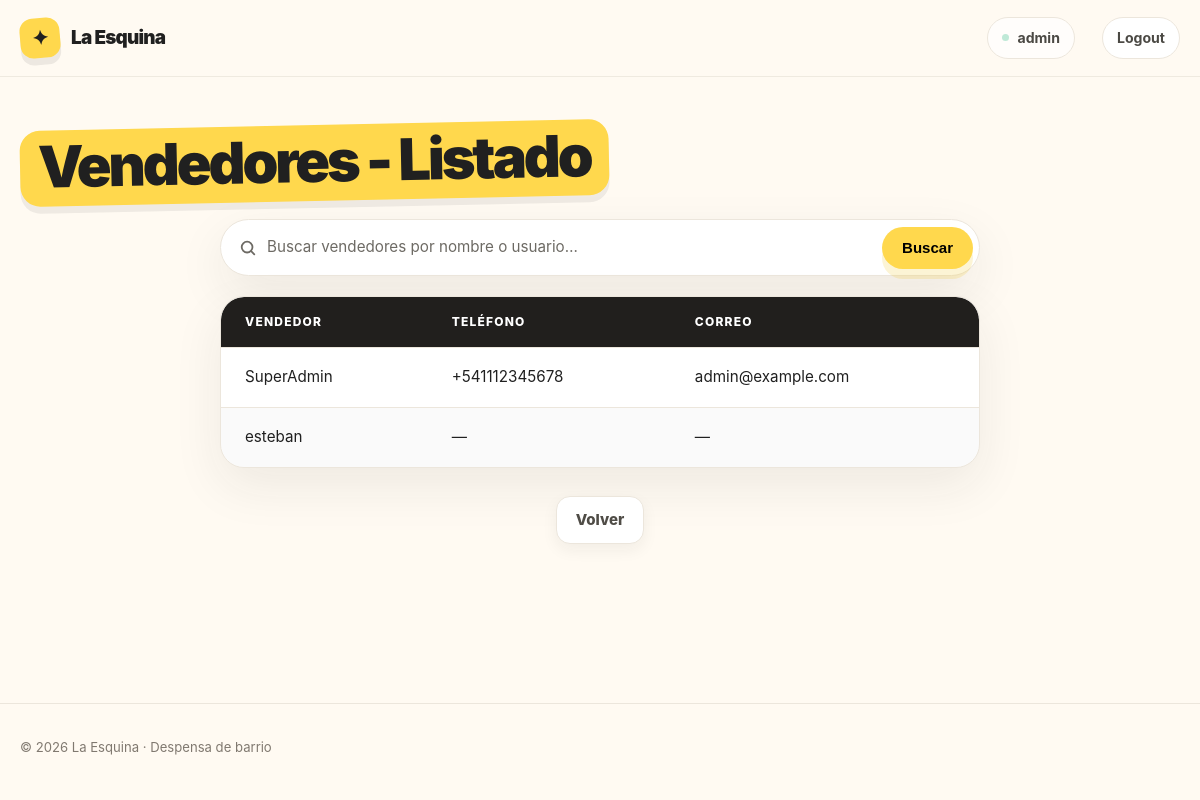
The page /ventas/vendedor/ (signed in) on the database its author committed.
### ventas/models/vendedor.py (models this page shows)
class Vendedor(models.Model):
    usuario = models.OneToOneField(
        settings.AUTH_USER_MODEL, on_delete=models.CASCADE, related_name="vendedor"
    )
    telefono = PhoneNumberField(blank=True)
    foto_perfil = models.ImageField(null=True, blank=True, upload_to="vendedores/perfiles/")
    def __str__(self) -> str:
        return self.usuario.get_full_name() or self.usuario.username
    class Meta:
        verbose_name = "Vendedor"
        verbose_name_plural = "Vendedores"

### ventas/views/vendedor.py (the view)
# urls.py: path("vendedor/", VendedorList.as_view(), name="vendedor_list"),
class VendedorList(ListView):
    model = Vendedor
    context_object_name = "vendedores"
    def get_queryset(self) -> QuerySet:
        busqueda = self.request.GET.get("busqueda", "").strip()
        vendedores = Vendedor.objects.select_related("usuario")
        if busqueda:
            vendedores = vendedores.filter(
                Q(usuario__first_name__icontains=busqueda)
                | Q(usuario__last_name__icontains=busqueda)
                | Q(usuario__username__icontains=busqueda)
            )
        return vendedores

### ventas/templates/ventas/vendedor_list.html
{% extends "core/base.html" %}
{% load static %}
{% block styles %}
    <link rel="stylesheet" href="{% static 'core/css/table.css' %}" />
    <link rel="stylesheet" href="{% static 'core/css/search.css' %}" />
{% endblock styles %}
{% block content %}
    <div class="container section">
        <div class="page-head">
            <h1 class="page-title">Vendedores - Listado</h1>
        </div>
        {% include "core/partials/search.html" with placeholder="Buscar vendedores por nombre o usuario…" label="Buscar vendedores" clear_url="ventas:vendedor_list" %}
        <table class="data-table">
            <thead>
                <tr>
                    <th>Vendedor</th>
                    <th>Teléfono</th>
                    <th>Correo</th>
                </tr>
            </thead>
            <tbody>
                {% for vendedor in vendedores %}
                    <tr>
                        <td>{{ vendedor }}</td>
                        <td>{{ vendedor.telefono|default:"—" }}</td>
                        <td>{{ vendedor.usuario.email|default:"—" }}</td>
                    </tr>
                {% empty %}
                    <tr>
                        <td class="table-empty" colspan="3">No hay vendedores disponibles.</td>
                    </tr>
                {% endfor %}
            </tbody>
        </table>
        <div class="page-actions">
            <a class="button button-secondary" href="{% url 'ventas:home' %}">Volver</a>
        </div>
    </div>
{% endblock content %}

### core/templates/core/partials/header.html (shortened to what this page needs)
<div class="nav">
    <div class="container nav-inner">
        <a href="/" class="brand" aria-label="La Esquina, inicio">
            <span class="brand-mark">✦</span>
            <span>La Esquina</span>
        </a>
        <nav class="nav-links" aria-label="Navegación principal">
            {% if user.is_authenticated %}
                <span class="nav-user">{{ user.username }}</span>
                <form action="{% url 'core:logout' %}" method="post">
                    <button class="nav-logout" type="submit">Logout</button>
                </form>
            {% else %}
                <a href="{% url 'core:login' %}" class="nav-cta">Acceder</a>
            {% endif %}
        </nav>
    </div>
</div>

### core/static/core/css/base.css (style rules this page uses)
:root { --bg: #fffaf2; --surface: #fff; --ink: #202020; --muted: #6d6a64; --line: #ece6dc; --yellow: #ffd84d; --coral: #ff806f; --mint: #bfe9d7; --blue: #cbdfff; --pink: #ffd3df; --shadow: 0 18px 50px rgba(32, 32, 32, 0.08); }
* { box-sizing: border-box; margin: 0; padding: 0; }
html { scroll-behavior: smooth; }
body { font-family: Inter, ui-sans-serif, system-ui, -apple-system, BlinkMacSystemFont, "Segoe UI", sans-serif; background: var(--bg); color: var(--ink); line-height: 1.5; display: flex; flex-direction: column; min-height: 100vh; }
a { color: inherit; text-decoration: none; }
.container { width: min(1160px, calc(100% - 40px)); margin: 0 auto; }

### core/static/core/css/nav.css (style rules this page uses)
.nav { position: sticky; top: 0; z-index: 20; background: rgba(255, 250, 242, 0.9); backdrop-filter: blur(14px); border-bottom: 1px solid rgba(236, 230, 220, 0.8); }
.nav-inner { min-height: 76px; display: flex; align-items: center; justify-content: space-between; gap: 24px; }
.brand { display: inline-flex; align-items: center; gap: 11px; font-weight: 900; font-size: 1.18rem; letter-spacing: -0.04em; }
.brand-mark { width: 40px; height: 40px; display: grid; place-items: center; border-radius: 13px; background: var(--yellow); transform: rotate(-5deg); font-size: 1.25rem; box-shadow: 0 7px 0 rgba(32, 32, 32, 0.08); }
.nav-links { display: flex; align-items: center; gap: 27px; color: #4b4944; font-size: 0.94rem; font-weight: 700; }
.nav-user { display: inline-flex; align-items: center; gap: 8px; padding: 9px 14px; border: 1px solid var(--line); border-radius: 999px; background: rgba(255, 255, 255, 0.72); color: #4b4944; font-size: 0.88rem; font-weight: 750; }
.nav-user::before { width: 7px; height: 7px; border-radius: 50%; background: var(--mint); content: ""; }
.nav-links form { display: flex; }
.nav-logout { padding: 9px 14px; border: 1px solid var(--line); border-radius: 999px; background: var(--surface); color: #4b4944; font: inherit; font-size: 0.88rem; font-weight: 750; cursor: pointer; transition: transform 0.2s ease, box-shadow 0.2s ease, border-color 0.2s ease; }

### core/static/core/css/components.css (style rules this page uses)
.page-title { display: inline-block; margin-bottom: 18px; padding: 6px 18px 10px; border-radius: 20px; background: var(--yellow); box-shadow: 0 7px 0 rgba(32, 32, 32, 0.07); font-size: clamp(2.3rem, 5.5vw, 3.6rem); font-weight: 950; line-height: 1.05; letter-spacing: -0.055em; transform: rotate(-1.2deg); }
.button { display: inline-flex; align-items: center; justify-content: center; gap: 9px; min-height: 48px; padding: 0 19px; border-radius: 14px; border: 1px solid transparent; font-size: 0.94rem; font-weight: 850; transition: transform 0.2s ease, box-shadow 0.2s ease; }
.button-secondary { background: var(--surface); border-color: var(--line); color: #4f4c46; box-shadow: 0 6px 16px rgba(32, 32, 32, 0.06); }
.page-actions { display: flex; justify-content: center; gap: 12px; }
.page-head { display: flex; align-items: center; justify-content: space-between; flex-wrap: wrap; gap: 16px; margin-bottom: 18px; }
.page-head .page-title { margin-bottom: 0; }
.section { padding: 48px 0; }

### core/static/core/css/table.css (style rules this page uses)
.data-table { width: min(760px, 100%); margin: 0 auto 28px; background: var(--surface); border: 1px solid var(--line); border-radius: 24px; border-spacing: 0; border-collapse: separate; box-shadow: var(--shadow); overflow: hidden; }
.data-table th { text-align: left; }
.data-table thead th { padding: 16px 24px; background: #211f1d; color: #fff; font-size: 0.75rem; font-weight: 850; letter-spacing: 0.1em; text-transform: uppercase; }
.data-table thead th:first-child { border-top-left-radius: 23px; }
.data-table thead th:last-child { border-top-right-radius: 23px; }
.data-table tbody td { padding: 18px 24px; border-top: 1px solid var(--line); font-size: 0.95rem; transition: background-color 0.18s ease; }
.data-table tbody tr:nth-child(even) td { background: rgba(32, 32, 32, 0.02); }
.data-table tbody tr:last-child td:first-child { border-bottom-left-radius: 23px; }
.data-table tbody tr:last-child td:last-child { border-bottom-right-radius: 23px; }

### rows shown on the page
Vendedor: usuario.last_name "SuperAdmin", telefono "+541112345678", usuario.email "admin@example.com"
Vendedor: usuario.username "esteban", telefono "—", usuario.email "—"

### other values the page prints
{{ user.username }} "admin"
